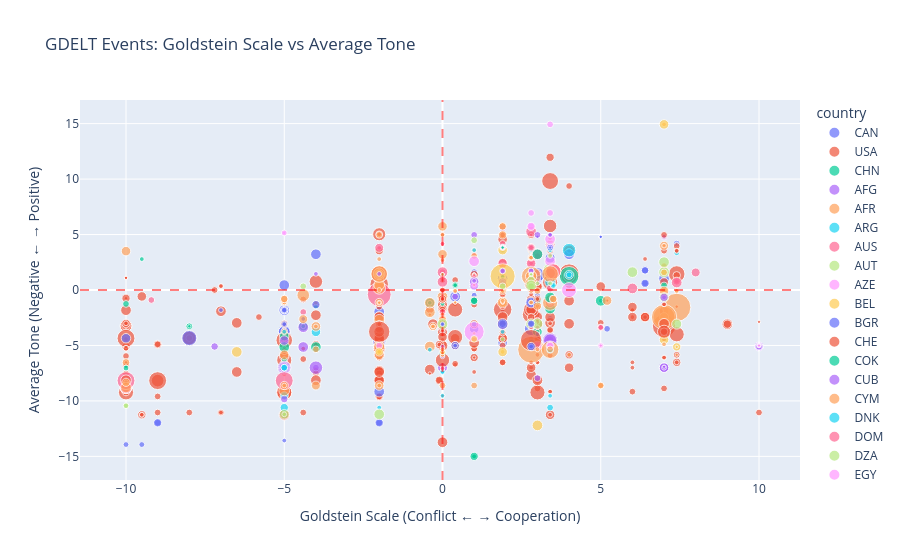

The cell this chart's notebook holds for it:
### Markdown cell above
## 9. Interactive Visualization with Plotly

Create interactive visualizations for better data exploration.

### Code cell
# Create interactive scatter plot
scatter_query = """
SELECT 
    EventCode,
    Actor1CountryCode as country,
    GoldsteinScale,
    AvgTone,
    NumMentions,
    SQLDATE
FROM gdelt_events
WHERE GoldsteinScale IS NOT NULL 
    AND AvgTone IS NOT NULL 
    AND NumMentions IS NOT NULL
    AND Actor1CountryCode IS NOT NULL
LIMIT 1000
"""

try:
    scatter_df = conn.execute(scatter_query).df()
    
    # Create interactive scatter plot
    fig = px.scatter(
        scatter_df, 
        x='GoldsteinScale', 
        y='AvgTone',
        size='NumMentions',
        color='country',
        hover_data=['EventCode', 'SQLDATE'],
        title='GDELT Events: Goldstein Scale vs Average Tone',
        labels={
            'GoldsteinScale': 'Goldstein Scale (Conflict ← → Cooperation)',
            'AvgTone': 'Average Tone (Negative ← → Positive)'
        }
    )
    
    fig.add_hline(y=0, line_dash="dash", line_color="red", opacity=0.5)
    fig.add_vline(x=0, line_dash="dash", line_color="red", opacity=0.5)
    
    fig.show()
    
except Exception as e:
    print(f"Error creating interactive visualization: {e}")
